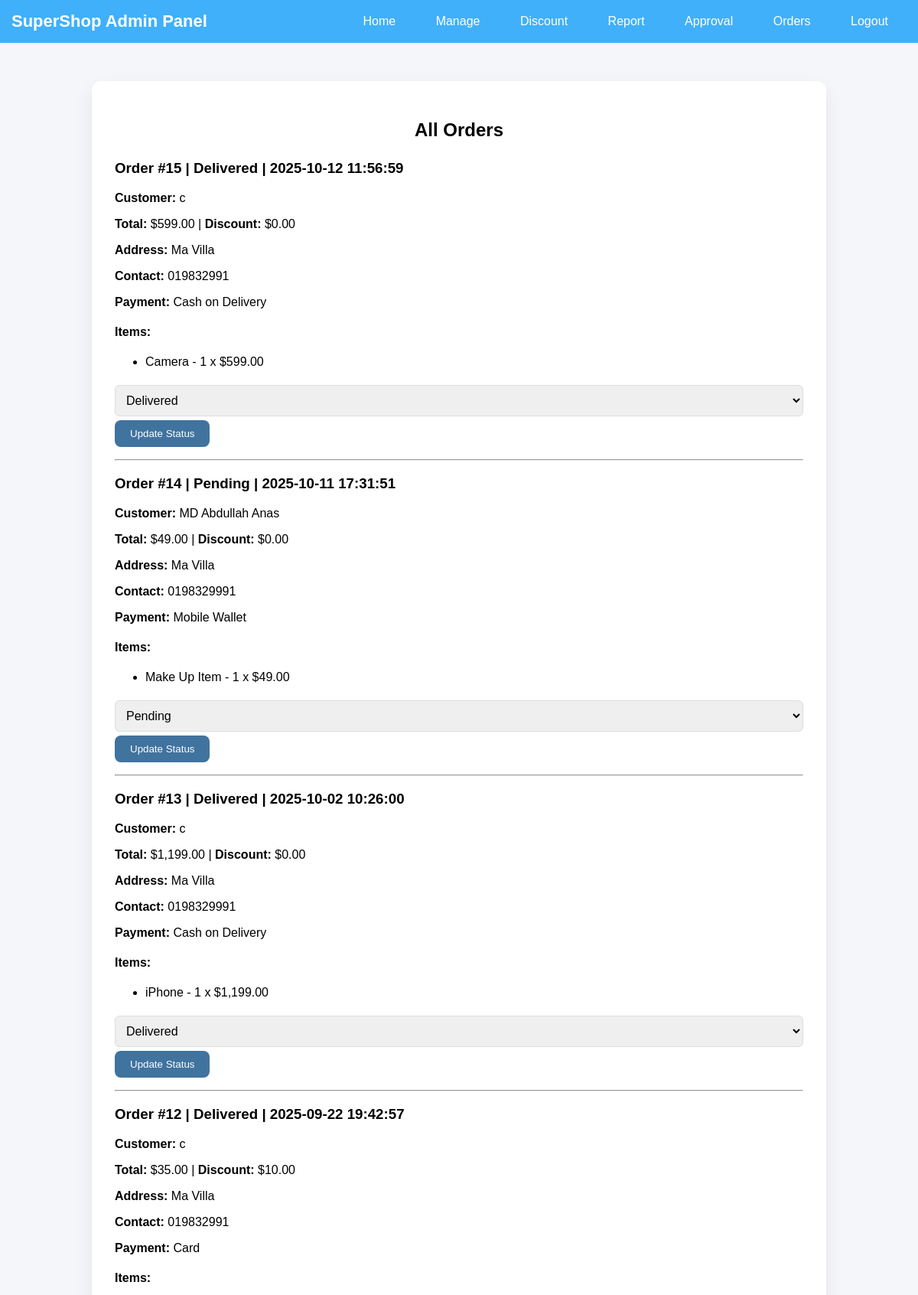
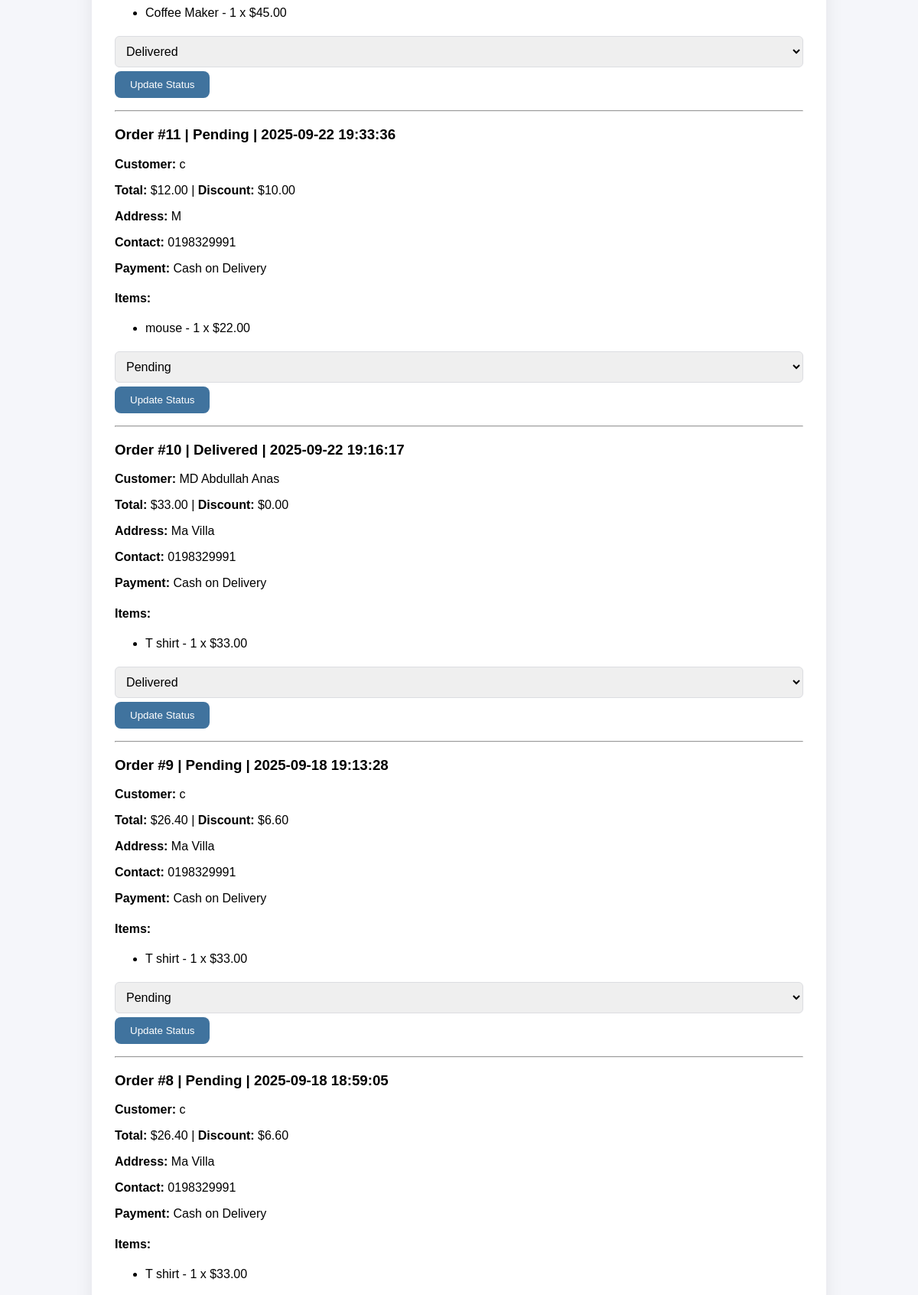
/Php/DomainAdmin/orders.php (signed in, upper part), run on the app's committed database (2 pictures, top to bottom).
### tables this page shows
CREATE TABLE `orders` (
  `id` int(11) NOT NULL,
  `customer_id` int(11) NOT NULL,
  `total` decimal(10,2) NOT NULL,
  `discount` decimal(10,2) DEFAULT 0.00,
  `coupon_code` varchar(50) DEFAULT NULL,
  `address` varchar(255) NOT NULL,
  `contact_number` varchar(20) NOT NULL,
  `payment_method` enum('Card','Mobile Wallet','Cash on Delivery') NOT NULL,
  `card_number` varchar(25) DEFAULT NULL,
  `card_expiry` varchar(10) DEFAULT NULL,
  `card_cvv` varchar(5) DEFAULT NULL,
  `wallet_type` enum('Bkash','Rocket','Nagad') DEFAULT NULL,
  `wallet_phone` varchar(20) DEFAULT NULL,
  `status` enum('Pending','Processing','Shipped','Delivered','Cancelled') DEFAULT 'Pending',
  `created_at` datetime DEFAULT current_timestamp(),
  `delivery_man_id` int(11) DEFAULT NULL,
  `expected_delivery` date DEFAULT NULL,
  `delivered_at` datetime DEFAULT NULL
);

CREATE TABLE `users` (
  `id` int(11) NOT NULL,
  `fullname` varchar(100) NOT NULL,
  `username` varchar(50) NOT NULL,
  `email` varchar(100) NOT NULL,
  `phone` varchar(20) DEFAULT NULL,
  `address` varchar(255) DEFAULT NULL,
  `password` varchar(255) NOT NULL,
  `created_at` timestamp NOT NULL DEFAULT current_timestamp(),
  `membership` varchar(50) NOT NULL DEFAULT 'free'
);

CREATE TABLE `order_items` (
  `id` int(11) NOT NULL,
  `order_id` int(11) NOT NULL,
  `product_id` int(11) NOT NULL,
  `quantity` int(11) NOT NULL,
  `price` decimal(10,2) NOT NULL
);

CREATE TABLE `products` (
  `id` int(11) NOT NULL,
  `name` varchar(255) NOT NULL,
  `price` decimal(10,2) NOT NULL,
  `quantity` int(11) NOT NULL DEFAULT 0,
  `img` varchar(255) NOT NULL,
  `vendor_id` int(11) NOT NULL,
  `description` text DEFAULT NULL,
  `status` enum('pending','accepted','rejected') NOT NULL DEFAULT 'pending',
  `review` text DEFAULT NULL,
  `created_at` timestamp NOT NULL DEFAULT current_timestamp()
);

### Php/DomainAdmin/orders.php (the view, shortened to what this page needs)
<?php
include($_SERVER['DOCUMENT_ROOT']."/SSM/Connection/db.php");
$result = $conn->query("SELECT o.*, u.fullname AS customer_name FROM orders o JOIN users u ON o.customer_id=u.id ORDER BY created_at DESC");
$orders = $result->fetch_all(MYSQLI_ASSOC);
include("../DomainAdmin/navbar.php");
?>
<link rel="stylesheet" href="/SSM/Asset/Css/Domain/Customer/cartPayment.css">
<div class="main-content">
    <h2>All Orders</h2>
    <?php foreach($orders as $order): ?>
        <div class="order-card">
            <h3>Order #<?= $order['id'] ?> | <?= $order['status'] ?> | <?= $order['created_at'] ?></h3>
            <p><b>Customer:</b> <?= htmlspecialchars($order['customer_name']) ?></p>
            <p><b>Total:</b> $<?= number_format($order['total'],2) ?> | <b>Discount:</b> $<?= number_format($order['discount'],2) ?></p>
            <p><b>Address:</b> <?= htmlspecialchars($order['address']) ?></p>
            <p><b>Contact:</b> <?= htmlspecialchars($order['contact_number']) ?></p>
            <p><b>Payment:</b> <?= htmlspecialchars($order['payment_method']) ?></p>
            <h4>Items:</h4>
            <ul>
                <?php
                $stmtItem = $conn->prepare("SELECT oi.*, p.name FROM order_items oi JOIN products p ON oi.product_id=p.id WHERE order_id=?");
                $stmtItem->bind_param("i",$order['id']);
                $stmtItem->execute();
                $resItem = $stmtItem->get_result();
                while($item = $resItem->fetch_assoc()):
                ?>
                    <li><?= htmlspecialchars($item['name']) ?> - <?= $item['quantity'] ?> x $<?= number_format($item['price'],2) ?></li>
                <?php endwhile; ?>
            </ul>
            <form method="POST">
                <select name="status">
                    <option value="Pending" <?= $order['status']=='Pending'?'selected':'' ?>>Pending</option>
                    <option value="Delivered" <?= $order['status']=='Delivered'?'selected':'' ?>>Delivered</option>
                </select>
                <button type="submit" name="update_status" class="btn">Update Status</button>
            </form>
            <hr>
        </div>
    <?php endforeach; ?>
</div>

### Asset/Css/Domain/Customer/cartPayment.css (style rules this page uses)
.main-content { max-width: 900px; margin: 50px auto; padding: 30px; background: #fff; border-radius: 12px; box-shadow: 0 10px 25px rgba(0,0,0,0.08); }
h2 { text-align:center; margin-bottom:25px; }
input, select, textarea { width:100%; padding:10px; margin:5px 0; border-radius:6px; border:1px solid #dcdde1; font-size:16px; }
.btn { padding:10px 20px; background:#40739e; color:#fff; border:none; border-radius:8px; cursor:pointer; transition:0.3s; }

### data on the page
orders: id "15", status "Delivered", created_at "2025-10-12 11:56:59", customer.fullname "c", total "599.00", discount "0.00", address "Ma Villa", contact_number "019832991", payment_method "Cash on Delivery"
order_items: product.name "Camera", quantity "1", price "599.00"
orders: id "14", status "Pending", created_at "2025-10-11 17:31:51", customer.fullname "MD Abdullah Anas", total "49.00", discount "0.00", address "Ma Villa", contact_number "0198329991", payment_method "Mobile Wallet"
order_items: product.name "Make Up Item", quantity "1", price "49.00"
orders: id "13", status "Delivered", created_at "2025-10-02 10:26:00", customer.fullname "c", total "1,199.00", discount "0.00", address "Ma Villa", contact_number "0198329991", payment_method "Cash on Delivery"
order_items: product.name "iPhone", quantity "1", price "1,199.00"
orders: id "12", status "Delivered", created_at "2025-09-22 19:42:57", customer.fullname "c", total "35.00", discount "10.00", address "Ma Villa", contact_number "019832991", payment_method "Card"
order_items: product.name "Coffee Maker", quantity "1", price "45.00"
orders: id "11", status "Pending", created_at "2025-09-22 19:33:36", customer.fullname "c", total "12.00", discount "10.00", address "M", contact_number "0198329991", payment_method "Cash on Delivery"
order_items: product.name "mouse", quantity "1", price "22.00"
orders: id "10", status "Delivered", created_at "2025-09-22 19:16:17", customer.fullname "MD Abdullah Anas", total "33.00", discount "0.00", address "Ma Villa", contact_number "0198329991", payment_method "Cash on Delivery"
order_items: product.name "T shirt", quantity "1", price "33.00"
orders: id "9", status "Pending", created_at "2025-09-18 19:13:28", customer.fullname "c", total "26.40", discount "6.60", address "Ma Villa", contact_number "0198329991", payment_method "Cash on Delivery"
order_items: product.name "T shirt", quantity "1", price "33.00"
orders: id "8", status "Pending", created_at "2025-09-18 18:59:05", customer.fullname "c", total "26.40", discount "6.60", address "Ma Villa", contact_number "0198329991", payment_method "Cash on Delivery"
order_items: product.name "T shirt", quantity "1", price "33.00"
